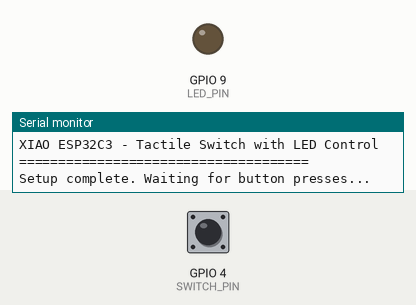
This program was run on a simulated Seeed XIAO ESP32-C3. On the bench: output pins drawn as LEDs (lit = HIGH), the last lines printed to the serial monitor. Inputs (shaded band) come from the test bench; at power-on: GPIO 4 (SWITCH_PIN) HIGH.

Above: at 2.2 s.
2.3 s: GPIO 4 (SWITCH_PIN) pulled LOW for 0.15 s
At 3.5 s:
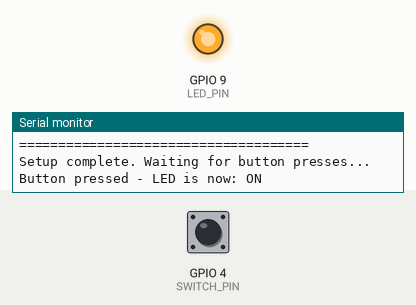
3.9 s: GPIO 4 (SWITCH_PIN) pulled LOW for 1 s
At 4.8 s:
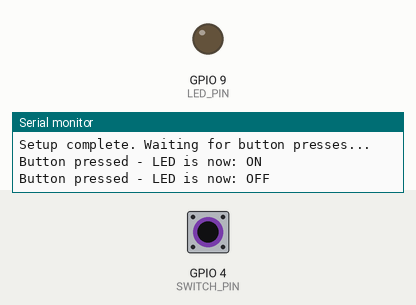
6.4 s: GPIO 4 (SWITCH_PIN) pulled LOW for 3.2 s
At 7.8 s:
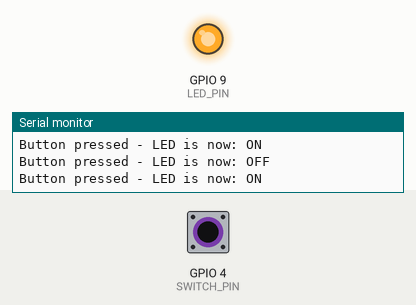
Timing chart, 0 to 9.4 s (numbered marks = the images above; inputs shaded):
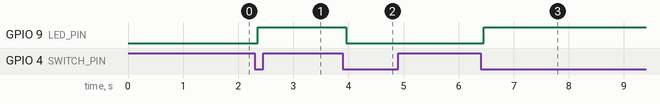

Measured:
- after the input at 2.3 s, GPIO 9 (LED_PIN): LOW → HIGH after 0.06 s
- after the input at 3.9 s, GPIO 9 (LED_PIN): HIGH → LOW after 0.06 s
- after the input at 6.4 s, GPIO 9 (LED_PIN): LOW → HIGH after 0.06 s

The program:

main.cpp
```cpp
#include <Arduino.h>
#include <Bounce2.h>

// Pin definitions
const int SWITCH_PIN = D2;  // GPIO switch pin
const int LED_PIN = D9;    // GPIO LED pin

// Debounce object
Bounce2::Button button = Bounce2::Button();

// Variable to track LED state
bool ledState = false;

void setup() {
  // Initialize Serial for logging
  Serial.begin(115200);
  delay(1000);  // Wait for serial to initialize

  Serial.println("\n\n=== LED Switch Control Initialized ===");
  Serial.println("XIAO ESP32C3 - Tactile Switch with LED Control");
  Serial.println("=====================================\n");

  // Configure LED pin
  pinMode(LED_PIN, OUTPUT);
  digitalWrite(LED_PIN, LOW);  // Start with LED off

  // Configure debounced button
  button.attach(SWITCH_PIN, INPUT_PULLUP);  // Use internal pull-up
  button.interval(50);  // Debounce interval in ms
  button.setPressedState(LOW);  // Button is pressed when LOW

  Serial.println("Setup complete. Waiting for button presses...\n");
}

void loop() {
  // Update button state
  button.update();

  // Check if button was pressed
  if (button.pressed()) {
    // Toggle LED state
    ledState = !ledState;
    digitalWrite(LED_PIN, ledState ? HIGH : LOW);

    // Log the state change
    Serial.print("Button pressed - LED is now: ");
    Serial.println(ledState ? "ON" : "OFF");
  }

  // Small delay to prevent overwhelming the serial output
  delay(10);
}
```
